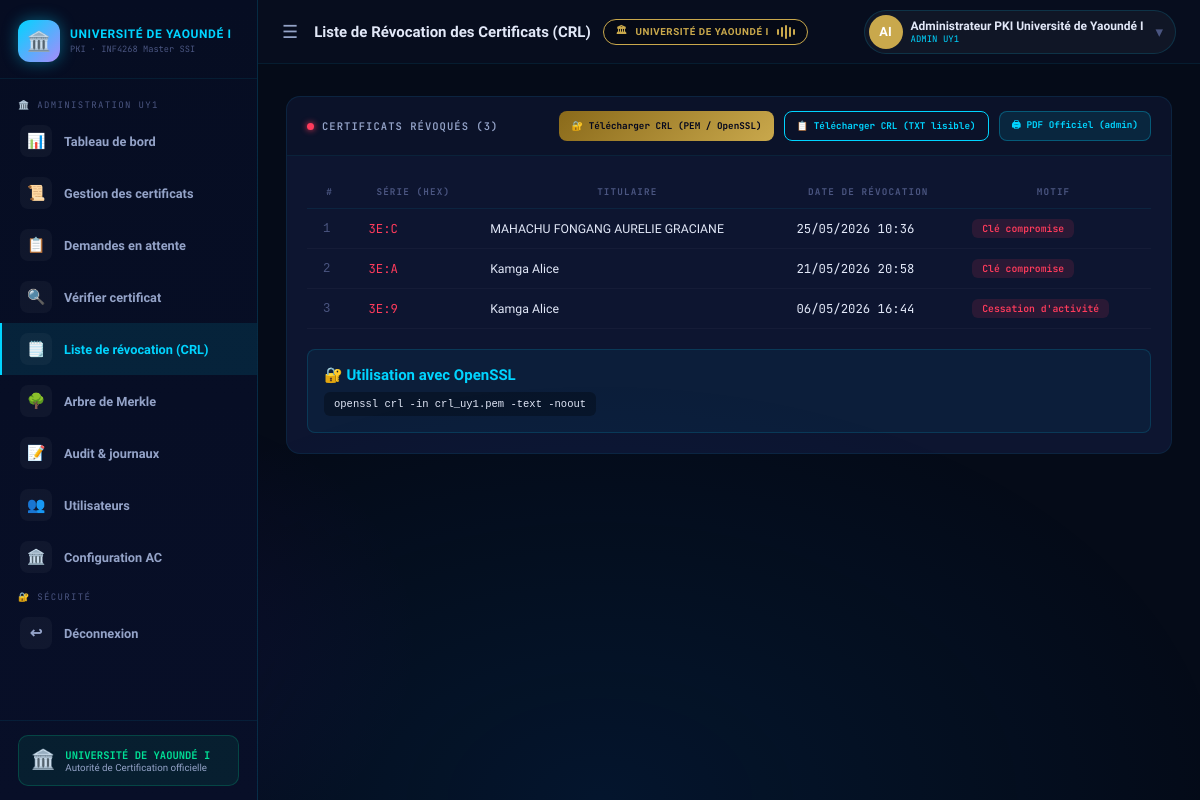
Page /crl (signed in) on the earlier database version.
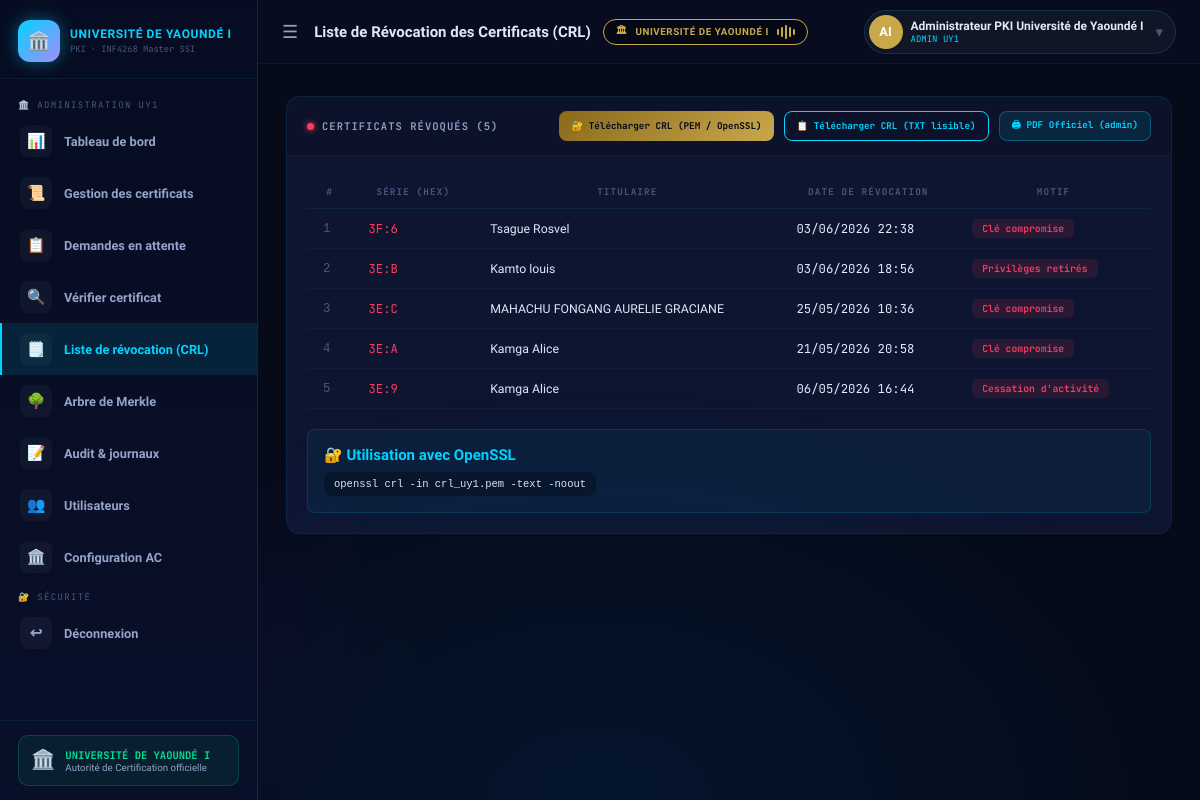
Same page on the later database version.
### modules/models.py (models this page shows)
class CRLEntry(db.Model):
    __tablename__ = 'crl_entries'
    id            = db.Column(db.Integer, primary_key=True)
    serial_int    = db.Column(db.Integer, nullable=False)
    serial_hex    = db.Column(db.String(32), default='')
    reason        = db.Column(db.String(64), default='key_compromise')
    reason_label  = db.Column(db.String(128), default='')
    revoked_at    = db.Column(db.DateTime, default=datetime.utcnow)
    cert_cn       = db.Column(db.String(128), default='')
    cert_id       = db.Column(db.Integer, db.ForeignKey('certificates.id'))

### app.py (the view)
@app.route('/crl')
@login_required
def view_crl():
    crl_entries = CRLEntry.query.order_by(CRLEntry.revoked_at.desc()).all()
    ca = get_ca()
    return render_template('crl.html', crl_entries=crl_entries, ca=ca)

### app.py (called while the page is built)
@login_manager.user_loader
def load_user(uid):
    return db.session.get(User, int(uid))

def get_ca():
    return AuthorityCA.query.first()

def expiring_soon(days=30):
    limit = datetime.now(timezone.utc) + timedelta(days=days)
    return Certificate.query.filter(Certificate.status=='VALID', Certificate.expires_at!=None, Certificate.expires_at<=limit).count()

@app.context_processor
def inject_globals():
    ca = get_ca()
    notif_count = expiring_soon(30) if ca else 0
    pending_count = CertificateRequest.query.filter_by(status='PENDING').count() if ca and current_user.is_authenticated and current_user.is_admin() else 0
    return dict(
        ca_exists=bool(ca),
        notif_count=notif_count,
        pending_count=pending_count,
        reasons_labels=REASONS_LABELS,
        university_name="Université de Yaoundé I"
    )

### modules/models.py (called while the page is built)
    def is_admin(self):
        return self.role == 'admin'

    def display_name(self):
        return self.full_name if self.full_name else self.username

    def initials(self):
        n = self.display_name()
        parts = n.split()
        if len(parts) >= 2:
            return (parts[0][0] + parts[-1][0]).upper()
        return n[:2].upper()

### templates/crl.html (shortened to what this page needs)
{% extends "base.html" %}
{% block page_title %}Liste de Révocation des Certificats (CRL){% endblock %}
{% block content %}
<div class="card">
  <div class="card-header">
    <div class="card-title">
      <span class="dot dot-red"></span>
      CERTIFICATS RÉVOQUÉS ({{ crl_entries|length }})
    </div>
    <div style="display: flex; gap: 10px; flex-wrap: wrap;">
      <a href="{{ url_for('download_crl_pem') }}" class="btn btn-sm" style="background: linear-gradient(135deg, #8a6a1a, #c9a84c); color: #03071e; font-family:'JetBrains Mono',monospace; font-size:0.62rem; padding:6px 12px; border-radius:8px; text-decoration:none; display:inline-flex; align-items:center; gap:5px;">
        🔐 Télécharger CRL (PEM / OpenSSL)
      </a>
      <a href="{{ url_for('download_crl_txt') }}" class="btn btn-sm" style="border:1px solid var(--cyan); background:transparent; color: var(--cyan); font-family:'JetBrains Mono',monospace; font-size:0.62rem; padding:6px 12px; border-radius:8px; text-decoration:none; display:inline-flex; align-items:center; gap:5px;">
        📋 Télécharger CRL (TXT lisible)
      </a>
      {% if current_user.is_admin() %}
      <a href="{{ url_for('print_crl') }}" target="_blank" class="btn btn-sm" style="background:rgba(0,212,255,0.1); border:1px solid rgba(0,212,255,0.3); color:#00d4ff; font-family:'JetBrains Mono',monospace; font-size:0.62rem; padding:6px 12px; border-radius:8px; text-decoration:none; display:inline-flex; align-items:center; gap:5px;">
        🖨 PDF Officiel (admin)
      </a>
      {% endif %}
    </div>
  </div>
  <div class="card-body">
    {% if crl_entries %}
    <div class="table-wrap">
      <table class="data-table">
        <thead>
          <tr>
            <th>#</th>
            <th>Série (HEX)</th>
            <th>Titulaire</th>
            <th>Date de révocation</th>
            <th>Motif</th>
          </tr>
        </thead>
        <tbody>
          {% for entry in crl_entries %}
          <tr>
            <td style="font-family: monospace; color: var(--muted);">{{ loop.index }}</td>
            <td class="mono" style="color: var(--red);">{{ entry.serial_hex }}</td>
            <td>{{ entry.cert_cn or '—' }}</td>
            <td class="mono">{{ entry.revoked_at.strftime('%d/%m/%Y %H:%M') }}</td>
            <td><span class="badge badge-revoked">{{ entry.reason_label or entry.reason }}</span></td>
          </tr>
          {% endfor %}
        </tbody>
      </table>
    </div>
    <div style="margin-top: 20px; padding: 16px; background: rgba(0,212,255,0.05); border: 1px solid rgba(0,212,255,0.15); border-radius: 8px;">
      <strong style="color: var(--cyan);">🔐 Utilisation avec OpenSSL</strong><br>
      <code style="background: rgba(0,0,0,0.3); padding: 6px 10px; border-radius: 6px; display: inline-block; margin-top: 8px; font-family: monospace; font-size: 0.7rem;">
        openssl crl -in crl_uy1.pem -text -noout
      </code>
    </div>
    {% else %}
    <div class="empty-state" style="text-align: center; padding: 60px;">
      <div style="font-size: 4rem; margin-bottom: 16px;">✅</div>
      <h3 style="color: var(--text2);">Aucun certificat révoqué</h3>
      <p style="color: var(--muted);">La liste de révocation est actuellement vide.</p>
    </div>
    {% endif %}
  </div>
</div>
{% endblock %}

Differences in the rows shown:
added CRLEntry: serial_hex "3F:6", cert_cn "Tsague Rosvel", revoked_at "03/06/2026 22:38", reason_label "Clé compromise"
added CRLEntry: serial_hex "3E:B", cert_cn "Kamto louis", revoked_at "03/06/2026 18:56", reason_label "Privilèges retirés"
Other differences:
{{ crl_entries|length }}: "3" → "5"
